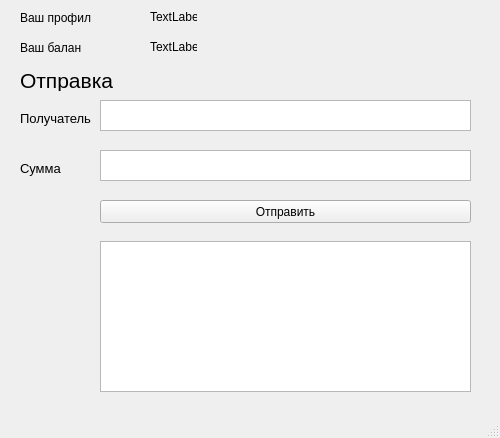
<?xml version="1.0" encoding="UTF-8"?>
<ui version="4.0">
 <class>MainWindow</class>
 <widget class="QMainWindow" name="MainWindow">
  <property name="geometry">
   <rect>
    <x>0</x>
    <y>0</y>
    <width>500</width>
    <height>438</height>
   </rect>
  </property>
  <property name="windowTitle">
   <string>MainWindow</string>
  </property>
  <widget class="QWidget" name="main_menu">
   <widget class="QLabel" name="label">
    <property name="geometry">
     <rect>
      <x>20</x>
      <y>10</y>
      <width>71</width>
      <height>16</height>
     </rect>
    </property>
    <property name="text">
     <string>Ваш профиль </string>
    </property>
   </widget>
   <widget class="QLabel" name="label_2">
    <property name="geometry">
     <rect>
      <x>20</x>
      <y>40</y>
      <width>61</width>
      <height>16</height>
     </rect>
    </property>
    <property name="text">
     <string>Ваш баланс</string>
    </property>
   </widget>
   <widget class="QLabel" name="label_3">
    <property name="geometry">
     <rect>
      <x>20</x>
      <y>70</y>
      <width>101</width>
      <height>21</height>
     </rect>
    </property>
    <property name="font">
     <font>
      <family>Arial</family>
      <pointsize>16</pointsize>
     </font>
    </property>
    <property name="text">
     <string>Отправка</string>
    </property>
   </widget>
   <widget class="QLabel" name="label_4">
    <property name="geometry">
     <rect>
      <x>20</x>
      <y>120</y>
      <width>47</width>
      <height>13</height>
     </rect>
    </property>
    <property name="text">
     <string/>
    </property>
   </widget>
   <widget class="QPlainTextEdit" name="recipient_addr">
    <property name="geometry">
     <rect>
      <x>100</x>
      <y>100</y>
      <width>371</width>
      <height>31</height>
     </rect>
    </property>
   </widget>
   <widget class="QPlainTextEdit" name="txt_amount">
    <property name="geometry">
     <rect>
      <x>100</x>
      <y>150</y>
      <width>371</width>
      <height>31</height>
     </rect>
    </property>
   </widget>
   <widget class="QLabel" name="label_5">
    <property name="geometry">
     <rect>
      <x>20</x>
      <y>110</y>
      <width>71</width>
      <height>16</height>
     </rect>
    </property>
    <property name="font">
     <font>
      <pointsize>10</pointsize>
     </font>
    </property>
    <property name="text">
     <string>Получатель</string>
    </property>
   </widget>
   <widget class="QLabel" name="label_6">
    <property name="geometry">
     <rect>
      <x>20</x>
      <y>160</y>
      <width>41</width>
      <height>16</height>
     </rect>
    </property>
    <property name="font">
     <font>
      <pointsize>10</pointsize>
     </font>
    </property>
    <property name="text">
     <string>Сумма</string>
    </property>
   </widget>
   <widget class="QLabel" name="txt_your_account">
    <property name="geometry">
     <rect>
      <x>150</x>
      <y>10</y>
      <width>47</width>
      <height>13</height>
     </rect>
    </property>
    <property name="text">
     <string>TextLabel</string>
    </property>
   </widget>
   <widget class="QLabel" name="txt_your_money">
    <property name="geometry">
     <rect>
      <x>150</x>
      <y>40</y>
      <width>47</width>
      <height>13</height>
     </rect>
    </property>
    <property name="text">
     <string>TextLabel</string>
    </property>
   </widget>
   <widget class="QTextBrowser" name="txt_logs">
    <property name="geometry">
     <rect>
      <x>100</x>
      <y>241</y>
      <width>371</width>
      <height>151</height>
     </rect>
    </property>
   </widget>
   <widget class="QPushButton" name="send_money">
    <property name="geometry">
     <rect>
      <x>100</x>
      <y>200</y>
      <width>371</width>
      <height>23</height>
     </rect>
    </property>
    <property name="text">
     <string>Отправить</string>
    </property>
   </widget>
  </widget>
  <widget class="QMenuBar" name="menubar">
   <property name="geometry">
    <rect>
     <x>0</x>
     <y>0</y>
     <width>500</width>
     <height>21</height>
    </rect>
   </property>
  </widget>
  <widget class="QStatusBar" name="statusbar"/>
 </widget>
 <resources/>
 <connections/>
</ui>
